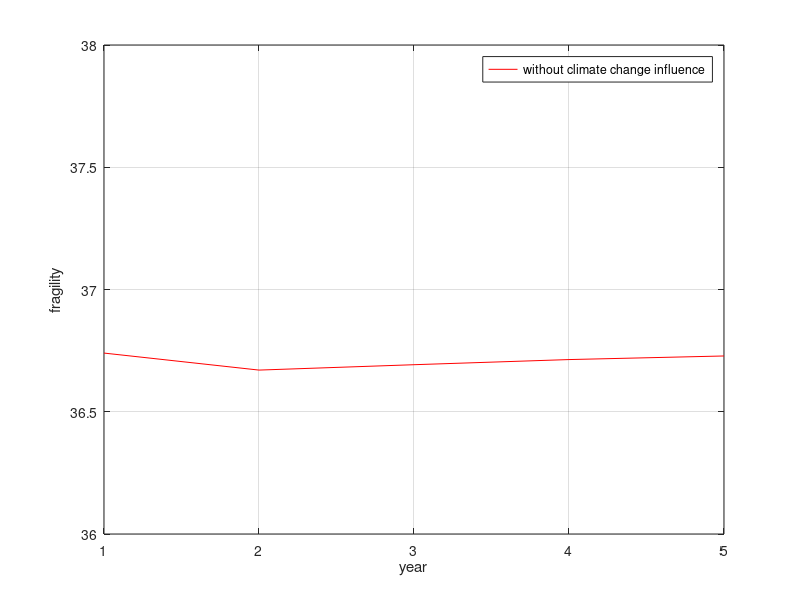

Write MATLAB code to recreate this figure.
%factors1=[7.20; 9.25; 8.45; 10]; %Iraq
%factors1=[9.65; 9.00; 7.80; 9.70]; %Congo
%factors1=[8.00; 8.6; 8.65; 7.70]; %Haiti
factors1=[9.37; 9; 8.87; 9.5]; %Central African Republic
factors=factors1;
K=[1/2 0 1/3 1/6; 0 2/3 1/6 1/6; 1/2 0 3/8 1/8; 1/4 1/4 1/4 1/4];
KC=[1/8; 0; 1/2; 1/4];
C=0.5;
year=5;
X=zeros(year);
Y1=zeros(year);

for i=1:year
    X(i)=i;
    Y1(i)=sum(factors);
    factors=K*factors;    
end    
p1=plot(X, Y1, 'r');
axis([1 year 36 38]);

xlabel('year');
ylabel('fragility');
legend('without climate change influence');
grid();

